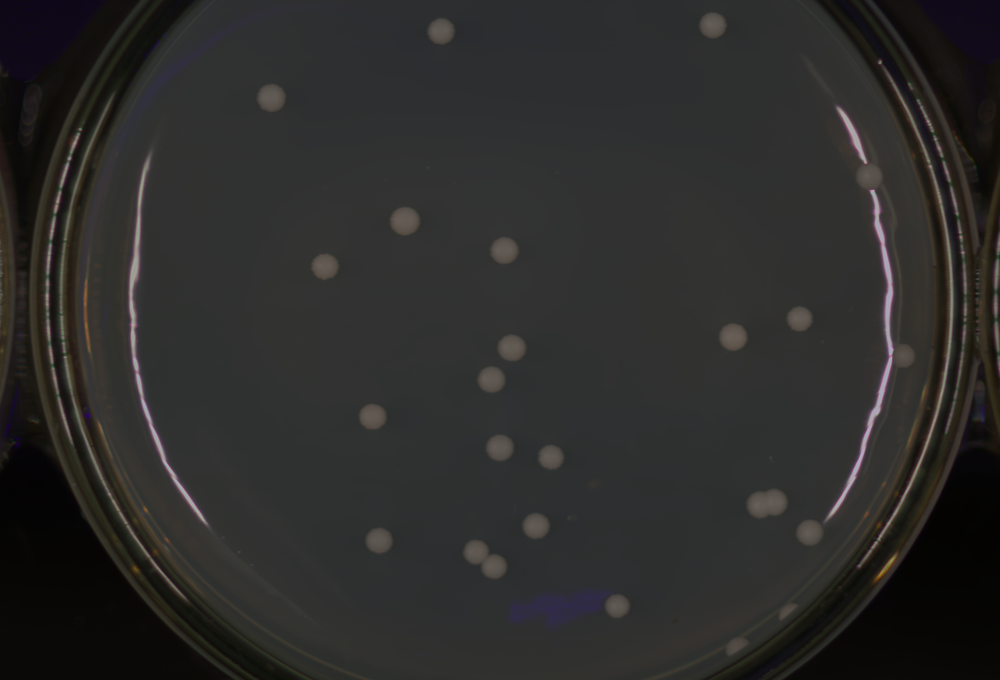
#> input picture JPEGImages/optiderm_092658_Ctro_20_hsi_rgb.png, 1000 x 680 px, shrunk from 1800 x 1224 before the run; its folder holds only this picture in this run
$ python watershed2.py
#> lines starting #> are read from the running program, lines starting #| are printed output that depends on the picture; after the words box and inside, x2 and y2 are one past the last pixel; in counts of white or black regions, pixels touching at a corner belong together
#> in main, image is the input picture: shape (680, 1000, 3); mean B, G, R 42.6, 43.7, 44.3
import os
import cv2
import numpy as np
import pandas as pd
from sklearn.metrics import jaccard_score, f1_score
from skimage.segmentation import watershed
from skimage.morphology import remove_small_objects, binary_closing, disk
from scipy import ndimage as ndi

def apply_clahe_gray(image, clipLimit=2.0, tileGridSize=(8,8)):
    if len(image.shape) == 3:
        gray = cv2.cvtColor(image, cv2.COLOR_BGR2GRAY)
    else:
        gray = image
    clahe = cv2.createCLAHE(clipLimit=clipLimit, tileGridSize=tileGridSize)
    return clahe.apply(gray)

def get_bacteria_mask(mask_img):
    if mask_img is None:
        return None
    if len(mask_img.shape) == 3:
        gray = cv2.cvtColor(mask_img, cv2.COLOR_BGR2GRAY)
    else:
        gray = mask_img
    _, th = cv2.threshold(gray, 127, 255, cv2.THRESH_BINARY)
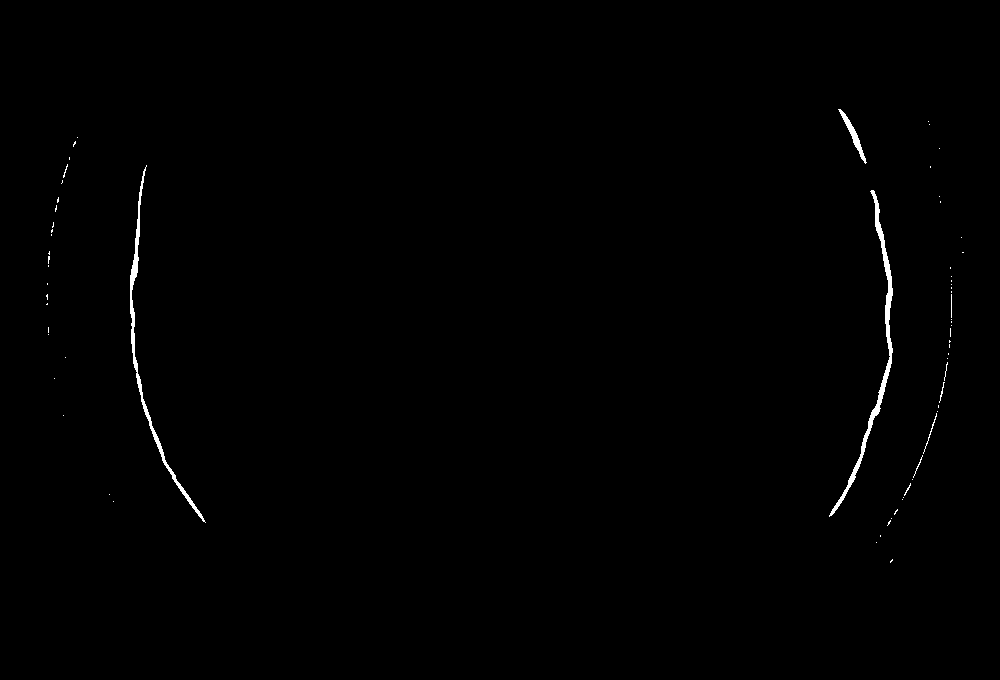
#> th: shape (680, 1000); 0.5% white; 65 white regions (56 under 20 px), largest, box (x1, y1, x2, y2) and area: (829, 190, 893, 517) 1506, (130, 165, 206, 523) 1251, (838, 109, 867, 164) 292
    return (th > 0).astype(np.uint8)

def watershed_segmentation_best(image, min_size=200):
#> called with min_size = 200
    gray = apply_clahe_gray(image)
#> in apply_clahe_gray, `return clahe.apply(gray)`:
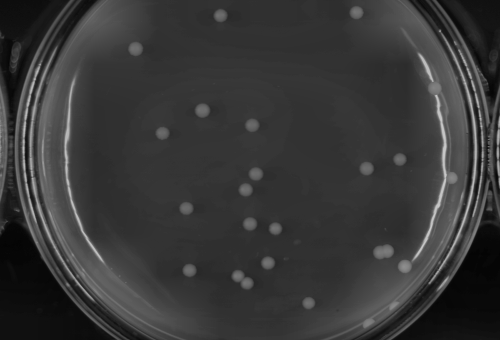
#> returned value: shape (680, 1000) (shown at 1/2 size); min 4, max 202, mean 55.4
    th = cv2.adaptiveThreshold(gray, 255, cv2.ADAPTIVE_THRESH_MEAN_C,
                               cv2.THRESH_BINARY, 35, -5)
#> th: shape (680, 1000); 10.7% white; 180 white regions (121 under 20 px), largest, box (x1, y1, x2, y2) and area: (76, 0, 372, 680) 10065, (30, 0, 259, 680) 9785, (644, 0, 936, 680) 9092
    kernel = np.ones((3,3), np.uint8)
    opened = cv2.morphologyEx(th, cv2.MORPH_OPEN, kernel, iterations=2)
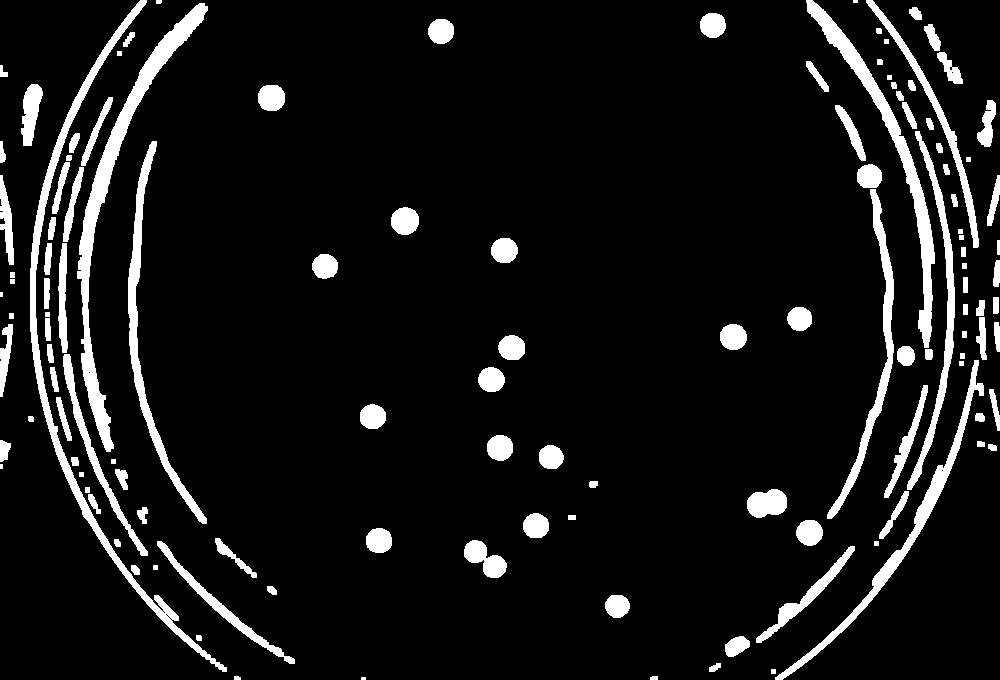
#> opened: shape (680, 1000); 8.8% white; 126 white regions (4 under 20 px), largest, box (x1, y1, x2, y2) and area: (77, 3, 208, 452) 6225, (30, 0, 227, 672) 5654, (806, 0, 935, 348) 4497
    dist = cv2.distanceTransform(opened, cv2.DIST_L2, 5)
    _, fg = cv2.threshold(dist, 0.4 * dist.max(), 1, 0)
#> fg: shape (680, 1000) float32; values 0 (black) and 1 (white), 1.1% white; 59 white regions (23 under 20 px), largest, box (x1, y1, x2, y2) and area: (84, 9, 202, 254) 1247, (812, 7, 896, 132) 466, (752, 494, 782, 513) 402
    fg = fg.astype(bool)
    bg = cv2.dilate(opened, kernel, iterations=3)
#> bg: shape (680, 1000); 17% white; 63 white regions, largest, box (x1, y1, x2, y2) and area: (27, 0, 230, 675) 23715, (863, 0, 982, 549) 12820, (74, 0, 211, 455) 9979
    bg = bg.astype(bool)
    markers, _ = ndi.label(fg)
#> markers: shape (680, 1000) int32; 83 distinct labels, from 0 to 82
    edges = cv2.Canny(gray, 50, 150)
#> edges: shape (680, 1000); 2.9% white in thin lines or dots
    edges = edges > 0
#> edges: shape (680, 1000) bool; 2.9% white in thin lines or dots
    labels = watershed(-dist, markers, mask=bg & ~edges)
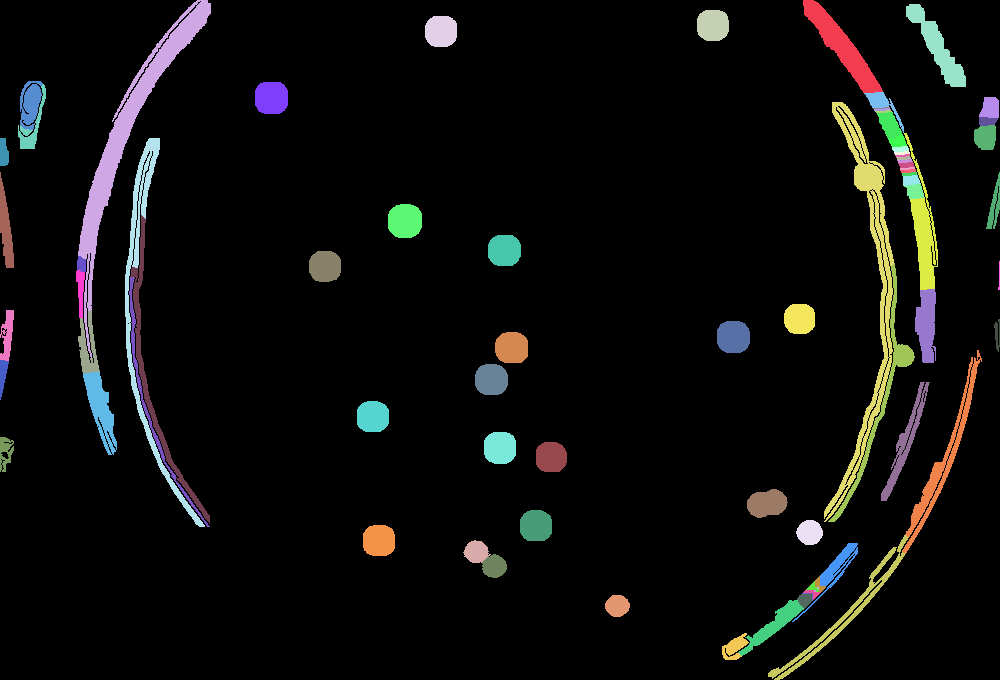
#> labels: shape (680, 1000) int32; 80 distinct labels, from 0 to 82; one colour per label, 0 black
    mask = labels > 0
#> mask: shape (680, 1000) bool; 8.4% white; 36 white regions, largest, box (x1, y1, x2, y2) and area: (76, 0, 211, 455) 8363, (803, 0, 938, 363) 6978, (824, 102, 915, 522) 6551
    mask = binary_closing(mask, disk(3))
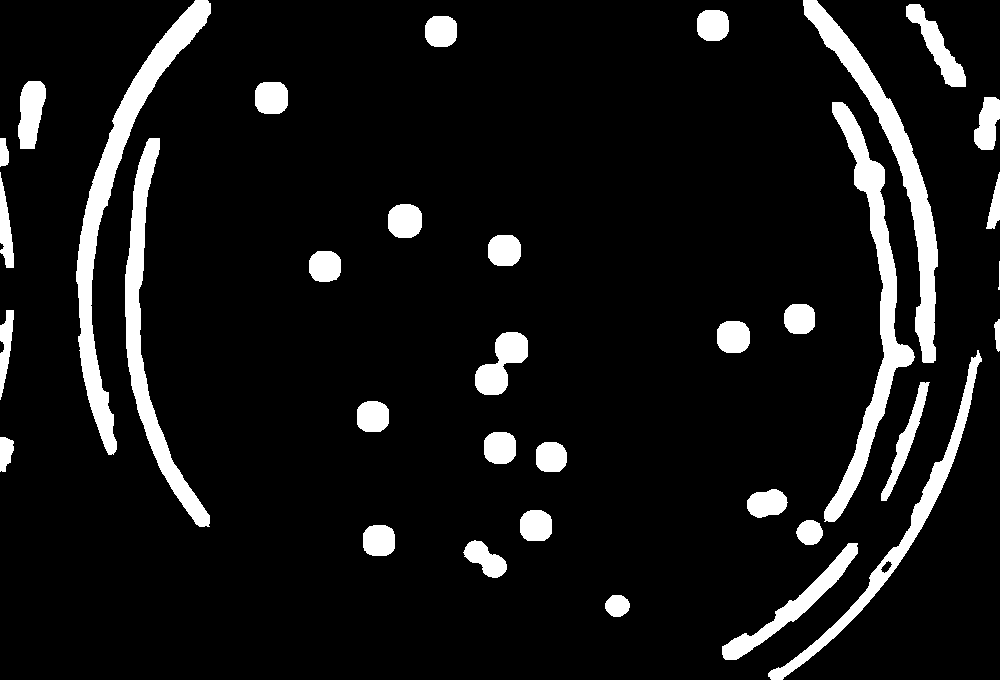
#> mask: shape (680, 1000) bool; 9% white; 35 white regions, largest, box (x1, y1, x2, y2) and area: (76, 0, 211, 455) 8889, (824, 102, 915, 522) 7521, (803, 0, 938, 363) 7249
    mask = remove_small_objects(mask, min_size=min_size)
    mask = ndi.binary_fill_holes(mask)
    return mask.astype(np.uint8)

def compute_metrics(gt, pred):
    gt_flat = gt.flatten().astype(np.int32)
    pred_flat = pred.flatten().astype(np.int32)
    gt_sum = int(gt_flat.sum())
#> gt_sum = 3413
    pred_sum = int(pred_flat.sum())
#> pred_sum = 60885
    if gt_sum == 0 and pred_sum == 0:
        return 1.0, 1.0, gt_sum, pred_sum
    if gt_sum == 0 or pred_sum == 0:
        return 0.0, 0.0, gt_sum, pred_sum
    iou = jaccard_score(gt_flat, pred_flat)
#> iou = 0.0499
    dice = f1_score(gt_flat, pred_flat)
#> dice = 0.095
    return iou, dice, gt_sum, pred_sum

def main(images_dir="JPEGImages", masks_dir="SegmentationClass",
         out_csv="results_watershed_best.csv", min_size=200):
    files = sorted([f for f in os.listdir(images_dir) if f.lower().endswith((".jpg", ".jpeg", ".png"))])
    results = []
    for filename in files:
        img_path = os.path.join(images_dir, filename)
        mask_path = os.path.join(masks_dir, filename)
        image = cv2.imread(img_path)
        mask_img = cv2.imread(mask_path)
        if image is None or mask_img is None:
            continue
        gt_mask = get_bacteria_mask(mask_img)
        if gt_mask is None:
            continue
        pred_ws = watershed_segmentation_best(image, min_size=min_size)
        iou, dice, gt_area, pred_area = compute_metrics(gt_mask, pred_ws)
#> iou = 0.0499; dice = 0.095; gt_area = 3413; pred_area = 60885
        results.append([filename, "watershed_best", float(dice), float(iou), int(gt_area), int(pred_area)])
    df = pd.DataFrame(results, columns=["image", "method", "dice", "iou", "gt_area", "pred_area"])
#> df = table of 1 rows and 6 columns
    df.to_csv(out_csv, index=False)

if __name__ == "__main__":
    main()
